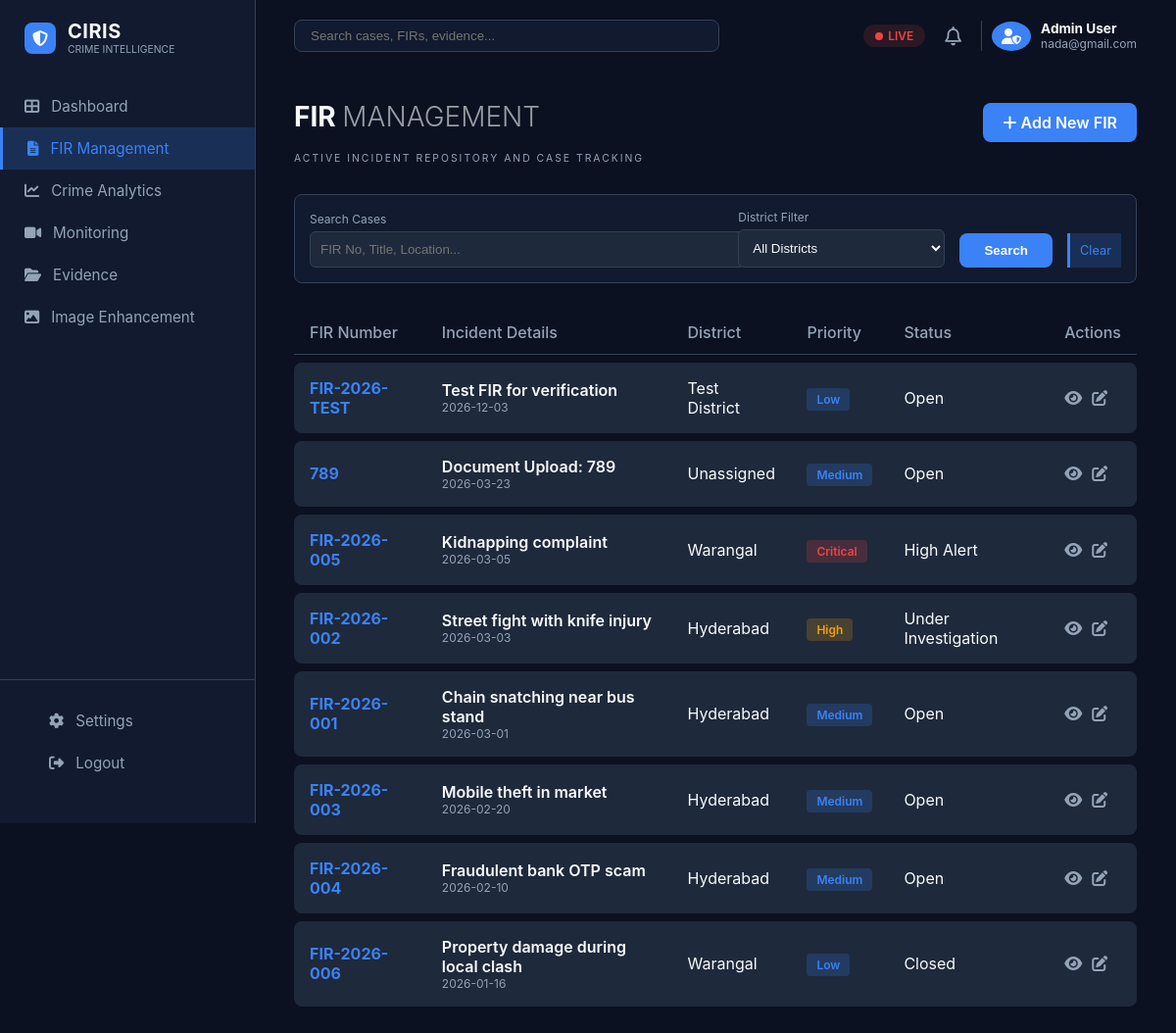
The app's page /firs (signed in) with its own data.
### app/models.py (models this page shows)
class FIR(Base):
    __tablename__ = "firs"
    id = Column(Integer, primary_key=True, index=True)
    fir_number = Column(String(50), unique=True, nullable=False, index=True)
    title = Column(String(255), nullable=False)
    station_name = Column(String(120), nullable=False)
    district = Column(String(120), nullable=False, index=True)
    incident_date = Column(Date, nullable=False, index=True)
    incident_time = Column(Time, nullable=True)
    legal_section = Column(String(255), nullable=True)
    crime_type = Column(String(120), nullable=False, index=True)
    priority = Column(String(50), nullable=False, default="Medium")
    status = Column(String(50), nullable=False, default="Open")
    complainant_name = Column(String(120), nullable=True)
    accused_name = Column(String(120), nullable=True)
    location_text = Column(String(255), nullable=True)
    description = Column(Text, nullable=False)
    raw_fir_text = Column(Text, nullable=True)
    evidence_summary = Column(Text, nullable=True)
    image_path = Column(String(255), nullable=True)
    tags = Column(String(255), nullable=True)
    created_at = Column(DateTime(timezone=True), server_default=func.now())

### app/main.py (the view)
@app.get("/firs", response_class=HTMLResponse)
def fir_list(
    request: Request,
    district: Optional[str] = None,
    crime_type: Optional[str] = None,
    q: Optional[str] = None,
    db: Session = Depends(get_db)
):
    redirect = redirect_if_not_logged_in(request)
    if redirect:
        return redirect
    query = db.query(FIR)
    if district:
        query = query.filter(FIR.district == district)
    if crime_type:
        query = query.filter(FIR.crime_type == crime_type)
    if q:
        like_pattern = f"%{q}%"
        query = query.filter(
            or_(
                FIR.fir_number.ilike(like_pattern),
                FIR.title.ilike(like_pattern),
                FIR.station_name.ilike(like_pattern),
                FIR.description.ilike(like_pattern),
                FIR.location_text.ilike(like_pattern),
            )
        )
    firs = query.order_by(FIR.incident_date.desc(), FIR.id.desc()).all()
    districts = [row[0] for row in db.query(FIR.district).distinct().order_by(FIR.district).all()]
    crime_types = [row[0] for row in db.query(FIR.crime_type).distinct().order_by(FIR.crime_type).all()]
    return templates.TemplateResponse(
        "fir_list.html",
        {
            "request": request,
            "firs": firs,
            "districts": districts,
            "crime_types": crime_types,
            "selected_district": district,
            "selected_crime_type": crime_type,
            "q": q or "",
        },
    )

### app/templates/fir_list.html (shortened to what this page needs)
{% extends "base.html" %}
{% block content %}
<div style="display: flex; justify-content: space-between; align-items: center; margin-bottom: 30px;">
    <div>
        <h1 style="font-size: 1.75rem; font-weight: 700;">FIR <span
                style="font-weight: 300; opacity: 0.6;">MANAGEMENT</span></h1>
        <div style="font-size: 0.65rem; color: var(--text-muted); letter-spacing: 2px; text-transform: uppercase;">
            ACTIVE INCIDENT REPOSITORY AND CASE TRACKING
        </div>
    </div>
    <a href="/firs/new" class="btn-primary-custom">
        <i class="fas fa-plus"></i> Add New FIR
    </a>
</div>
<div class="stats-grid" style="margin-bottom: 20px;">
    <div class="stat-card" style="padding: 15px; background: var(--secondary-bg); border-radius: 8px;">
        <form method="get" action="/firs" style="display: flex; gap: 15px; align-items: flex-end;">
            <div style="flex: 2;">
                <label style="font-size: 0.75rem; color: var(--text-muted); margin-bottom: 5px; display: block;">Search
                    Cases</label>
                <input type="text" name="q" value="{{ q }}" placeholder="FIR No, Title, Location..."
                    style="width: 100%; background: var(--card-bg); border: 1px solid var(--border-color); color: var(--text-main); border-radius: 6px; padding: 10px;">
            </div>
            <div style="flex: 1;">
                <label
                    style="font-size: 0.75rem; color: var(--text-muted); margin-bottom: 5px; display: block;">District
                    Filter</label>
                <select name="district"
                    style="width: 100%; background: var(--card-bg); border: 1px solid var(--border-color); color: var(--text-main); border-radius: 6px; padding: 10px;">
                    <option value="">All Districts</option>
                </select>
            </div>
            <button type="submit" class="btn-primary-custom" style="padding: 10px 25px;">Search</button>
            <a href="/firs" class="nav-item" style="padding: 10px; font-size: 0.8rem;">Clear</a>
        </form>
    </div>
</div>
<div class="chart-container" style="padding: 0; background: transparent; border: none;">
    <table class="table-custom">
        <thead>
            <tr>
                <th>FIR Number</th>
                <th>Incident Details</th>
                <th>District</th>
                <th>Priority</th>
                <th>Status</th>
                <th>Actions</th>
            </tr>
        </thead>
        <tbody>
            {% for fir in firs %}
            <tr onclick="showFIRDetail('{{ fir.fir_number }}', '{{ fir.title }}', '{{ fir.district }}', '{{ fir.priority }}', '{{ fir.status }}', '{{ fir.description }}', '{{ fir.image_path or '' }}')"
                style="cursor: pointer;">
                <td style="font-weight: 700; color: var(--accent-blue);">{{ fir.fir_number }}</td>
                <td>
                    <div style="font-weight: 600;">{{ fir.title }}</div>
                    <div style="font-size: 0.75rem; color: var(--text-muted);">{{ fir.incident_date }}</div>
                </td>
                <td>{{ fir.district }}</td>
                <td>
                    <span style="background:
                        {% if fir.priority == 'Critical' %}rgba(239, 68, 68, 0.2); color: var(--accent-red)
                        {% elif fir.priority == 'High' %}rgba(245, 158, 11, 0.2); color: var(--accent-orange)
                        {% else %}rgba(59, 130, 246, 0.2); color: var(--accent-blue)
                        {% endif %};
                        padding: 4px 10px; border-radius: 4px; font-size: 0.75rem; font-weight: 600;">
                        {{ fir.priority }}
                    </span>
                </td>
                <td>{{ fir.status }}</td>
                <td>
                    <div style="display: flex; gap: 10px; color: var(--text-muted);">
                        <i class="fas fa-eye"></i>
                        <i class="fas fa-edit"></i>
                    </div>
                </td>
            </tr>
            {% endfor %}
        </tbody>
    </table>
</div>
{% endblock %}

### app/templates/base.html (shortened to what this page needs)
<!DOCTYPE html>
<html lang="en">
<head>
  <link rel="stylesheet" href="https://cdnjs.cloudflare.com/ajax/libs/font-awesome/6.5.1/css/all.min.css" />
  <link rel="stylesheet" href="/static/style.css" />
</head>
<body>
  <div class="sidebar">
    <div class="sidebar-brand">
      <div class="brand-icon">
        <i class="fas fa-shield-alt text-white"></i>
      </div>
      <div>
        <div class="brand-name">CIRIS</div>
        <div style="font-size: 0.65rem; color: var(--text-muted); text-transform: uppercase;">Crime Intelligence</div>
      </div>
    </div>
    <nav class="sidebar-nav">
      <a href="/dashboard" class="nav-item">
        <i class="fas fa-th-large"></i>
        <span>Dashboard</span>
      </a>
      <a href="/firs" class="nav-item">
        <i class="fas fa-file-alt"></i>
        <span>FIR Management</span>
      </a>
      <a href="/analytics" class="nav-item">
        <i class="fas fa-chart-line"></i>
        <span>Crime Analytics</span>
      </a>
      <a href="/monitoring" class="nav-item">
        <i class="fas fa-video"></i>
        <span>Monitoring</span>
      </a>
      <a href="/evidence" class="nav-item">
        <i class="fas fa-folder-open"></i>
        <span>Evidence</span>
      </a>
      <a href="/image-enhancement" class="nav-item">
        <i class="fas fa-image"></i>
        <span>Image Enhancement</span>
      </a>
    </nav>
    <div class="sidebar-footer">
      <a href="/settings" class="nav-item">
        <i class="fas fa-cog"></i>
        <span>Settings</span>
      </a>
      <a href="/logout" class="nav-item">
        <i class="fas fa-sign-out-alt"></i>
        <span>Logout</span>
      </a>
    </div>
  </div>
  <div class="main-content">
    <header class="top-header">
      <div class="search-container">
        <input type="text" class="search-bar" placeholder="Search cases, FIRs, evidence...">
      </div>
      <div class="header-right">
        <div class="badge-live">
          <div class="pulse"></div>
          <span>LIVE</span>
        </div>
        <div style="font-size: 1.2rem; color: var(--text-muted); cursor: pointer;">
          <i class="far fa-bell"></i>
        </div>
        <div style="display: flex; align-items: center; gap: 10px; padding-left: 10px; border-left: 1px solid var(--border-color);">
          <div style="background: var(--accent-blue); padding: 5px 10px; border-radius: 50%;">
            <i class="fas fa-user-shield"></i>
          </div>
          <div style="font-size: 0.85rem;">
            <div style="font-weight: 700;">Admin User</div>
            <div style="color: var(--text-muted); font-size: 0.75rem;">nada@gmail.com</div>
          </div>
        </div>
      </div>
    </header>
    {% block content %}{% endblock %}
  </div>
</body>
</html>

### app/static/style.css (style rules this page uses)
:root { --primary-bg: #0b1120; --secondary-bg: #111a2e; --accent-blue: #3b82f6; --accent-green: #10b981; --accent-orange: #f59e0b; --accent-red: #ef4444; --text-main: #f8fafc; --text-muted: #94a3b8; --card-bg: #1e293b; --sidebar-active: #3b82f633; --border-color: #334155; }
body { background-color: var(--primary-bg); color: var(--text-main); font-family: 'Inter', system-ui, -apple-system, sans-serif; margin: 0; padding: 0; overflow-x: hidden; }
.sidebar { width: 260px; height: 100vh; background-color: var(--secondary-bg); position: fixed; left: 0; top: 0; border-right: 1px solid var(--border-color); display: flex; flex-direction: column; padding: 20px 0; z-index: 1000; }
.sidebar-brand { padding: 0 25px 30px; display: flex; align-items: center; gap: 12px; }
.brand-icon { background: var(--accent-blue); padding: 8px; border-radius: 8px; display: flex; align-items: center; justify-content: center; }
.brand-name { font-size: 1.25rem; font-weight: 700; letter-spacing: 0.5px; }
.sidebar-nav { flex: 1; }
.nav-item { display: flex; align-items: center; padding: 12px 25px; color: var(--text-muted); text-decoration: none; font-size: 0.95rem; transition: all 0.2s ease; gap: 12px; }
.nav-item.active { background: var(--sidebar-active); color: var(--accent-blue); border-left: 3px solid var(--accent-blue); }
.sidebar-footer { padding: 20px 25px; border-top: 1px solid var(--border-color); }
.main-content { margin-left: 260px; padding: 20px 40px; min-height: 100vh; }
.top-header { display: flex; justify-content: space-between; align-items: center; margin-bottom: 30px; }
.search-bar { background: var(--secondary-bg); border: 1px solid var(--border-color); border-radius: 8px; padding: 8px 16px; width: 400px; color: var(--text-main); }
.header-right { display: flex; align-items: center; gap: 20px; }
.badge-live { background: #ef444422; color: var(--accent-red); padding: 4px 12px; border-radius: 20px; font-size: 0.75rem; font-weight: 600; display: flex; align-items: center; gap: 5px; }
.pulse { width: 8px; height: 8px; background: var(--accent-red); border-radius: 50%; box-shadow: 0 0 0 0 rgba(239, 68, 68, 0.7); animation: pulse 2s infinite; }
.stats-grid { display: grid; grid-template-columns: repeat(auto-fit, minmax(240px, 1fr)); gap: 20px; margin-bottom: 30px; }
.stat-card { background: var(--secondary-bg); border-radius: 12px; padding: 20px; border: 1px solid var(--border-color); }
.chart-container { background: var(--secondary-bg); border-radius: 12px; padding: 24px; border: 1px solid var(--border-color); margin-bottom: 20px; }
.table-custom { width: 100%; border-collapse: separate; border-spacing: 0 8px; }
.table-custom th { padding: 12px 16px; color: var(--text-muted); font-weight: 500; text-align: left; border-bottom: 1px solid var(--border-color); }
.table-custom td { padding: 16px; background: var(--card-bg); }
.table-custom tr td:first-child { border-radius: 8px 0 0 8px; }
.table-custom tr td:last-child { border-radius: 0 8px 8px 0; }
.btn-primary-custom { background: var(--accent-blue); color: white; border: none; padding: 10px 20px; border-radius: 8px; font-weight: 600; cursor: pointer; transition: opacity 0.2s; text-decoration: none; display: inline-block; }

### records on screen
FIR: fir_number "FIR-2026-TEST", title "Test FIR for verification", incident_date "2026-12-03", district "Test District", priority "Low", status "Open"
FIR: fir_number "789", title "Document Upload: 789", incident_date "2026-03-23", district "Unassigned", priority "Medium", status "Open"
FIR: fir_number "FIR-2026-005", title "Kidnapping complaint", incident_date "2026-03-05", district "Warangal", priority "Critical", status "High Alert"
FIR: fir_number "FIR-2026-002", title "Street fight with knife injury", incident_date "2026-03-03", district "Hyderabad", priority "High", status "Under Investigation"
FIR: fir_number "FIR-2026-001", title "Chain snatching near bus stand", incident_date "2026-03-01", district "Hyderabad", priority "Medium", status "Open"
FIR: fir_number "FIR-2026-003", title "Mobile theft in market", incident_date "2026-02-20", district "Hyderabad", priority "Medium", status "Open"
FIR: fir_number "FIR-2026-004", title "Fraudulent bank OTP scam", incident_date "2026-02-10", district "Hyderabad", priority "Medium", status "Open"
FIR: fir_number "FIR-2026-006", title "Property damage during local clash", incident_date "2026-01-16", district "Warangal", priority "Low", status "Closed"
